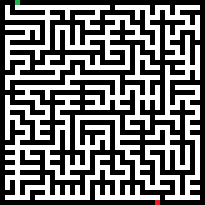
#> input picture Images/Unsolved/maze_5px.png, 205 x 205 px, found by its file name
$ python main.py
#> lines starting #> are read from the running program, lines starting #| are printed output that depends on the picture; after the words box and inside, x2 and y2 are one past the last pixel; in counts of white or black regions, pixels touching at a corner belong together
### Modules/convert.py
'''
Module containing functions -
    image2matrix
    matrix2image
'''


def image2matrix(source,pixels=1,Start='S',End='E',Path=' ',Wall='X'):
    '''
    Converts a maze image to a matrix.\n
        -Green is considered Start    \n
        -Red is considered as End     \n
        -White is considered as paths \n
        -Black is considered as walls \n

    Parameters
    ----------
        source: Image Path \n
        pixels: Pixel size of start/end/path/wall (Required to be square) \n
        Start : To display start location to console                      \n
        End   : To display end location to console                        \n
        Path  : To display path location to console                       \n
        Wall  : To display wall location to console                       \n
    '''
#> called with source = 'Images/Unsolved/maze_5px.png', pixels = 5, Start = 'S', End = 'E', Path = ' ', Wall = 'X'

    from imageio import imread
    try:
        pic = imread(source)
#> pic is the input picture: shape (205, 205, 4); mean R, G, B, A 121.2, 121.2, 121.1, 255
    except:
        print('Image could not be converted. Check Path.')
        exit()
    matrix=[]
    for i in range(0,len(pic),pixels):
        row=[]
        for j in range(0,len(pic),pixels):
            if pic[i][j][0] <= 125 and pic[i][j][1] <= 125 and pic[i][j][2] <= 125:
                X = Wall
            elif pic[i][j][0] >= 125 and pic[i][j][1] >= 125 and pic[i][j][2] >= 125:
                X = Path
            elif pic[i][j][0] > pic[i][j][1] and pic[i][j][0] > pic[i][j][2]:
                X = End
            elif pic[i][j][1] > pic[i][j][0] and pic[i][j][1] > pic[i][j][2]:
                X = Start
            row.append(X)
        matrix.append(row)
#> this loop made 41 passes
#> i on passes 2 to 13: 5, 10, 15, 20, 25, 30, 35, 40, 45, 50, 55, 60
#> after the loop, matrix = 41 items
    return matrix

def matrix2image(source,destination,matrix,pixels=1,):
    '''
    Converts a matrix to a maze image. \n
        -Blue is solution Path         \n
        -Green is considered Start     \n
        -Red is considered as End      \n
        -White is considered as paths  \n
        -Black is considered as walls  \n

    Parameters
    ----------
        source     : Image Path \n
        destination: Image Path \n
        matrix     : matrix to convert \n
        pixels     : Pixel size of start/end/path/wall (Required to be square) \n
    '''
    from imageio import imread,imwrite
    try:
        pic = imread(source)
    except:
        print('Image could not be converted. Check Path.')
        exit()
    for i in range(0,len(matrix)):
        for j in range(0,len(matrix[0])):
            if matrix[i][j]==1:
                x=i*pixels;y=j*pixels
                if not(pic[x][y][0] > pic[x][y][1] and pic[x][y][0] > pic[x][y][2]) and\
                not(pic[x][y][1] > pic[x][y][0] and pic[x][y][1] > pic[x][y][2]):
                    for I in range(pixels):
                        for J in range(pixels):
                            pic[x+I][y+J][0]=30
                            pic[x+I][y+J][1]=144
                            pic[x+I][y+J][2]=255
    imwrite(destination,pic)
    return 0

# [7 lines that do not run on import are left out]

### Modules/solve.py
'''
Module to solve maze matrix with recursion
*More effective algorithm can be used to solve the maze
'''

def Check(maze,Start,End,Path,Wall):
    '''
    Checks if matrix is properly defined \n

    Parameters
    ----------
        maze  : Maze matrix to be solved\n
        Start : To display start location to console  \n
        End   : To display end location to console    \n
        Path  : To display path location to console   \n
        Wall  : To display wall location to console   \n
    '''

    #======================= ERROR CHECKING ============================#
    l = len(maze[0])
    erval = []
    errFlag = 0
    for x in maze:
        #Checks if matrix is a square matrix
        if len(x)!= l:
            print('\nBad Maze. Error: Dimension')
            exit()

        #Checks if matrix has proper values
        for i in x:
            if  (i!= Path) and (i!= Wall) and (i!= Start) and (i!= End):
                errFlag+=1
                erval.append([maze.index(x),x.index(i),i])

    if errFlag != 0:
        print('\nBad Maze. Error: Values')
        print(errFlag,'errors found')
        for x in erval:
            print('Index:',x[0],x[1],' Value:',x[2])
        exit()

    #Checking how many start and end points has been defined
    StartX=-1;StartY=-1;StartCount=0
    EndX=-1;EndY=-1;EndCount=0
    for i in maze:
        for j in i:
            if j == Start:
                StartX = maze.index(i)
                StartY = maze[StartX].index(j)
                StartCount+=1
            if j == End:
                EndX = maze.index(i)
                EndY = maze[EndX].index(j)
                EndCount+=1

    if StartX == -1 or EndX == -1 or StartY == -1 or EndY == -1 or StartCount != 1 or EndCount != 1:
        print('\n\nStart/End definition error\n')
        exit()
    return StartX,StartY,EndX,EndY

def SOLVE(maze,Start='S',End='E',Path=' ',Wall='X'):
    '''
    Solves maze matrix with recursion  \n

    Parameters
    ----------
        maze  : Maze matrix to be solved\n
        Start : To display start location to console  \n
        End   : To display end location to console    \n
        Path  : To display path location to console   \n
        Wall  : To display wall location to console   \n
    '''
    #=======================     SOLVING     ============================#
    from copy import deepcopy
    StartX,StartY,EndX,EndY=Check(maze,Start,End,Path,Wall)
    sol=0
    check = deepcopy(maze)
    for i in range(len(maze)):
        for j in range(len(maze[i])):
            check[i][j] = 0

    def move(lastmove,x,y):
        if lastmove==1:
            if y-1>=0 and (maze[x][y-1] == Path or maze[x][y-1] == End) and check[x][y-1] != 1:
                check[x][y]=1
                solve(x,y-1)
                check[x][y]=0
                lastmove = 1
        elif lastmove==2:
            if  x+1<len(maze) and (maze[x+1][y] == Path or maze[x+1][y] == End) and check[x+1][y] != 1:
                check[x][y]=1
                solve(x+1,y)
                check[x][y]=0
                lastmove=2
        elif lastmove==3:
            if y+1<len(maze[x]) and (maze[x][y+1] == Path or maze[x][y+1] == End) and check[x][y+1] != 1:
                check[x][y]=1
                solve(x,y+1)
                check[x][y]=0
                lastmove=3
        elif lastmove==4:
            if x-1>=0 and (maze[x-1][y] == Path or maze[x-1][y] == End) and check[x-1][y] != 1:
                check[x][y]=1
                solve(x-1,y)
                check[x][y]=0
                lastmove=4
        else:
            lastmove=0
        return lastmove

    def solve(x,y):
        lastmove=0
        if x == EndX and y == EndY:
            check[x][y] = 1
            nonlocal sol
            sol = deepcopy(check)

        lastmove = move(lastmove,x,y)
        move(1,x,y)
        move(2,x,y)
        move(3,x,y)
        move(4,x,y)

    solve(StartX,StartY)
    return sol


### Modules/main.py
from solve import SOLVE
from convert import image2matrix,matrix2image

import sys
sys.setrecursionlimit(1500)

#Set according to requirement
source = 'Images/Unsolved/maze_5px.png'
solved = 'Images/Solved/Sol-maze_5px.png'
pixels = 5

#Not required to set
Start  = 'S'
End    = 'E'
Path   = ' '
Wall   = 'X'

maze = image2matrix(source,pixels,Start,End,Path,Wall)
#> maze = 41 items
sol  = SOLVE(maze,Start,End,Path,Wall)
#> in Check, `l = len(maze[0])`: l = 41
#> the loop in Check, `for x in maze:` made 41 passes
#> after the loop in Check, `for x in maze:`: errFlag = 0; erval = []
#> the loop in Check, `for i in maze:` made 41 passes
#> after the loop in Check, `for i in maze:`: EndCount = 1
#> in SOLVE, `StartX,StartY,EndX,EndY=Check(maze,Start,End,Path,Wall)`: StartX = 0; StartY = 3; EndX = 40; EndY = 31
#> in SOLVE, `check = deepcopy(maze)`: check = 41 items
#> the loop in SOLVE, `for i in range(len(maze)):` made 41 passes
#> in solve, `lastmove = move(lastmove,x,y)`: lastmove = 0
#> sol = 41 items

if sol!=0:
    print('\nSolution:')
    for x in sol:
        for y in x:
            if y == 1:
                print('X',end=' ')
            else:
                print('-',end=' ')
        print()
#> this loop made 41 passes
#| - - - X - - - - - - - - - - - - - - - - - - - - - - - - - - - - - - - - - - - - -
#| - - - X X X X X X X - - - - - - - - - - - - - - - - - - - - - X X X - - - - - - -
#| - - - - - - - - - X - - - - - - - - - - - - - - - - - - - - - X - X - - - - - - -
#| - - - - - - - - - X - - - - - - - - - - - - - X X X - - - X X X - X X X X X - - -
#| - - - - - - - - - X - - - - - - - - - - - - - X - X - - - X - - - - - - - X - - -
#| - - - - - - - - - X - - - - - - - - - - - X X X - X X X - X X X - - - X X X - - -
#| - - - - - - - - - X - - - - - - - - - - - X - - - - - X - - - X - - - X - - - - -
#| - - - - - - - - - X - - - - - - - - - - - X - - - - - X X X - X - X X X - - - - -
#> (further printed lines are left out)
    print('\nSOLVED')
    matrix2image(source,solved,sol,pixels)
#> the loop in matrix2image, `for i in range(0,len(matrix)):` made 41 passes
#> after the loop in matrix2image, `for i in range(0,len(matrix)):`:
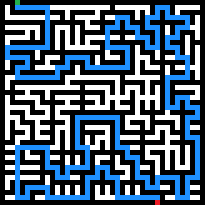
#> pic: shape (205, 205, 4); 18.26% of pixels changed, all inside (x1, y1, x2, y2) = (5, 5, 200, 200)
